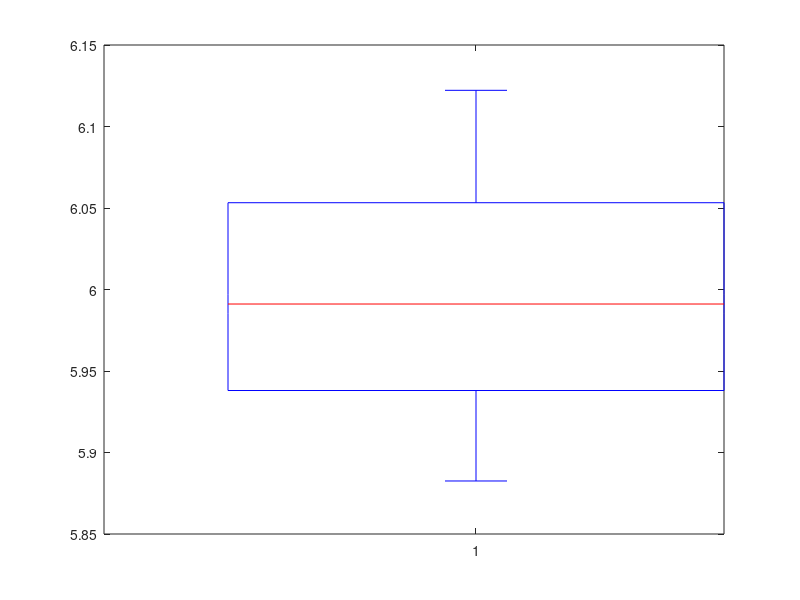
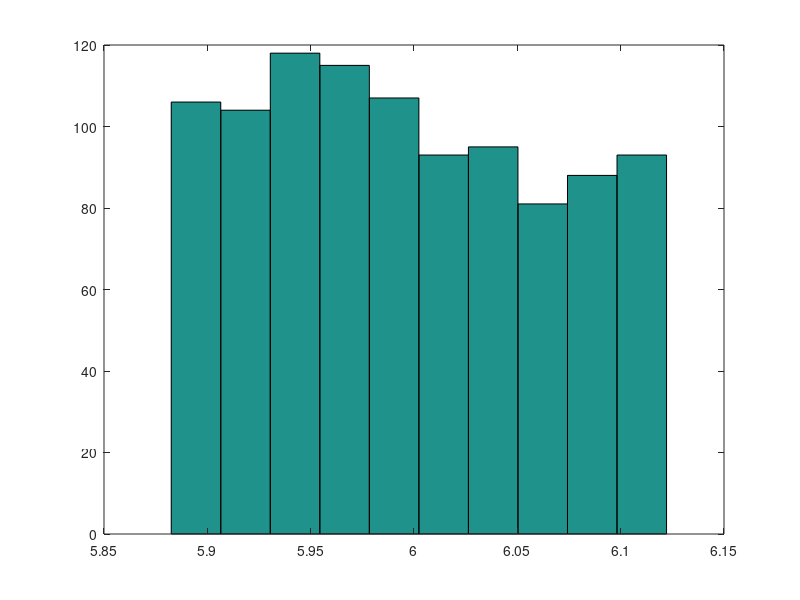

Here is the MATLAB script that generated these plots, in order: (Note: this script raises an error after producing the figures.)
clc
clear all

% Monte Carlo
E= 0.02;
V=12;
R_inf= 2*(1-E); 
R_sup= 2*(1+E);
n_s=1000;

for k=1:n_s

R(:,k)= R_inf +(R_sup - R_inf)*rand;
I(:,k)= V/R(k);
end


I_inf=min(I);
I_max=max(I);
I_MC=[I_inf I_max];
figure(1)
boxplot(I);

figure(2)
hist(I)


% AI (Matematica Intervalar)
R=infsup(1.96,2.04);
I_AI=V/R;



disp('----------------------------------')
disp('        Corrente Intervalar ')
disp('----------------------------------')
fprintf('%s'   , '| MC')
fprintf('%s'    ,'|  ');
fprintf('[%4.4f; %4.4f]' ,I_MC);
fprintf('%s \n' ,' |  ');
fprintf('%s'   , '| AI')
fprintf('%s'    ,'|  ');
fprintf('[%4.4f; %4.4f]' ,[inf(I_AI) sup(I_AI)]);
fprintf('%s \n' ,' |  ');
disp('---------------------------------')

